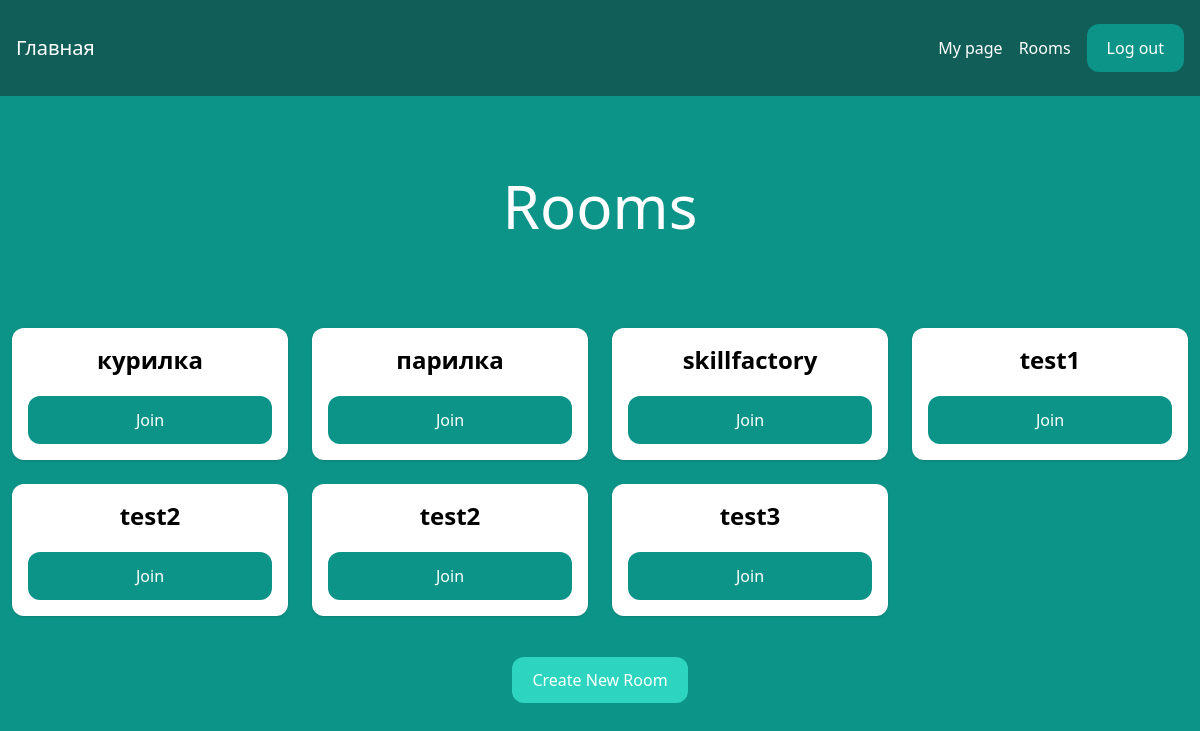
Screenshot of /rooms/ (signed in) with the database file from the repository.
### room/models.py (models this page shows)
class Room(models.Model):
    name = models.CharField(max_length=255)

### room/views.py (the view)
# urls.py: path('rooms/', include('room.urls')),
@login_required
def rooms(request):
    rooms = Room.objects.all()
    return render(request, 'room/rooms.html', {'rooms': rooms})

### room/templates/room/rooms.html (shortened to what this page needs)
{% extends 'core/base.html' %}
{% block content %}
<div class="p-10 lg:p-20 text-center">
    <h1 class="text-3xl lg:text-6xl text-white">Rooms</h1>
</div>
<div class="w-full flex flex-wrap items-center">
    {% for room in rooms %}
        <div class="w-full lg:w-1/4 px-3 py-3">
            <div class="p-4 bg-white shadow rounded-xl text-center">
                <h2 class="mb-5 text-2xl font-semibold">{{ room.name }}</h2>
                <a href="{% url 'room' room.id %}" class="px-5 py-3 block rounded-xl text-white bg-teal-600 hover:bg-teal-700">Join</a>
            </div>
        </div>
    {% endfor %}
</div>
<div class="text-center mt-10">
    <a href="{% url 'room_create' %}" class="px-5 py-3 rounded-xl text-white bg-teal-400 hover:bg-teal-700">Create New Room</a>
</div>
{% endblock %}

### rows the page displays
Room: name "курилка"
Room: name "парилка"
Room: name "skillfactory"
Room: name "test1"
Room: name "test2"
Room: name "test2"
Room: name "test3"
